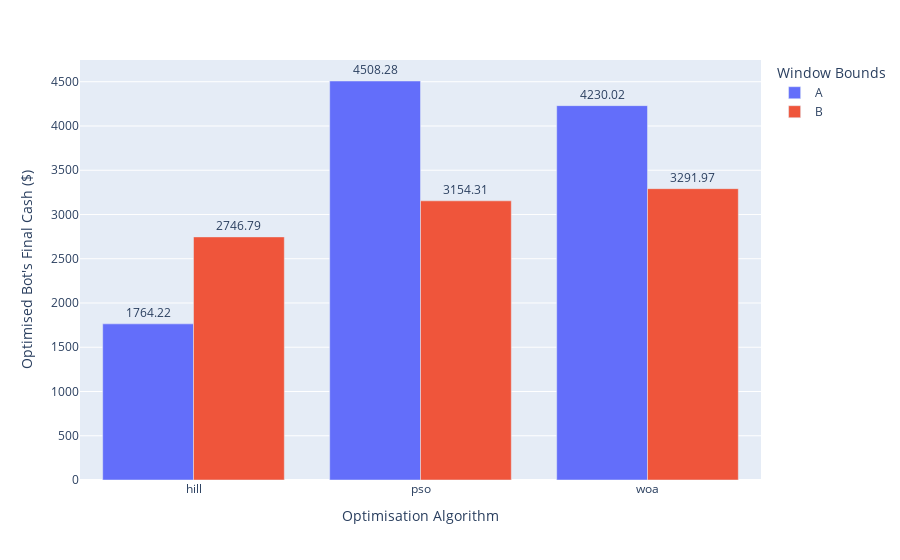
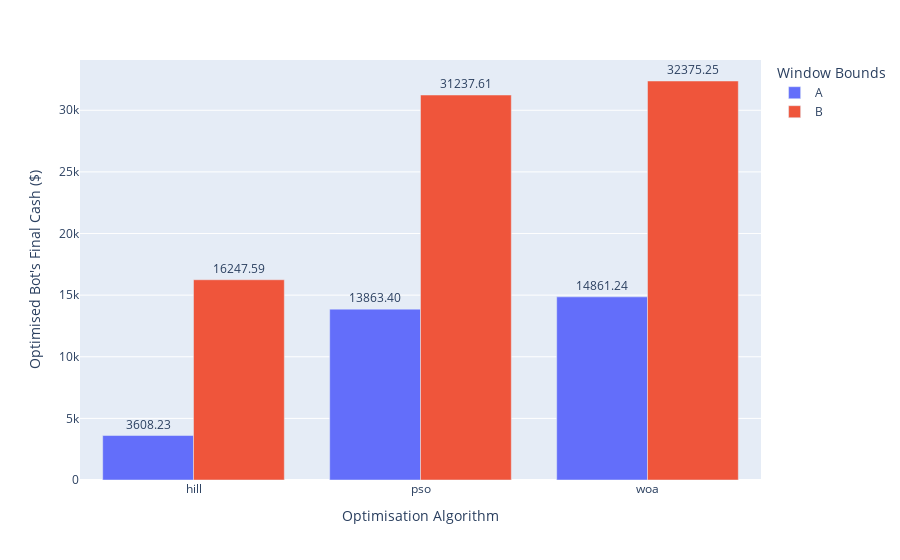

The code cell stored with these charts, in order, in its notebook:
### Code cell
# VIS 2

for algo_name, algo_instance in groupB.items():
    for _ in range(REPETITIONS - 1):
        algo_instance.optimise()
for algo_name, algo_instance in groupA.items():
    for _ in range(REPETITIONS):
        algo_instance.optimise()

def eval_mean(algo, bot_signal: np.ndarray, price: np.ndarray):
    assert isinstance(algo, BaseAlgo)
    return np.mean(algo.historical_best_params_fitness(make_eval_fn(bot_signal, price)))

## TEST

# build a dataframe with the algo name, its best score, and its group
group_A_df_test = pd.DataFrame(
    {
        "algo": [algo_name for algo_name in groupA.keys()],
        "score": [eval_mean(algo, complex_bot_signal, test_price) for algo in groupA.values()],
        "group": ["A"] * len(groupA),
        "type": ["complex"] * len(groupA),
    }
)
group_B_df_test = pd.DataFrame(
    {
        "algo": [algo_name for algo_name in groupB.keys()],
        "score": [eval_mean(algo, complex_bot_signal, test_price) for algo in groupB.values()],
        "group": ["B"] * len(groupB),
        "type": ["complex"] * len(groupB),
    }
)
# combine the two dataframes
combined_df = pd.concat([group_A_df_test, group_B_df_test], ignore_index=True)

px.bar(
    combined_df,
    x="algo",
    y="score",
    color="group",
    barmode="group",
    labels={
        "score": "Optimised Bot's Final Cash ($)",
        "algo": "Optimisation Algorithm",
        "group": "Window Bounds",
    },
    color_discrete_sequence=px.colors.qualitative.Plotly,
).update_traces(texttemplate="%{y:.2f}", textposition="outside").show()

## TRAIN

# build a dataframe with the algo name, its best score, and its group for TRAIN
group_A_df_train = pd.DataFrame(
    {
        "algo": [algo_name for algo_name in groupA.keys()],
        "score": [eval_mean(algo, complex_bot_signal, train_price) for algo in groupA.values()],
        "group": ["A"] * len(groupA),
        "type": ["complex"] * len(groupA),
    }
)
group_B_df_train = pd.DataFrame(
    {
        "algo": [algo_name for algo_name in groupB.keys()],
        "score": [eval_mean(algo, complex_bot_signal, train_price) for algo in groupB.values()],
        "group": ["B"] * len(groupB),
        "type": ["complex"] * len(groupB),
    }
)
# combine the two dataframes
combined_df_train = pd.concat([group_A_df_train, group_B_df_train], ignore_index=True)

px.bar(
    combined_df_train,
    x="algo",
    y="score",
    color="group",
    barmode="group",
    labels={
        "score": "Optimised Bot's Final Cash ($)",
        "algo": "Optimisation Algorithm",
        "group": "Window Bounds",
    },
    color_discrete_sequence=px.colors.qualitative.Plotly,
).update_traces(texttemplate="%{y:.2f}", textposition="outside").show()

### Figure 1 — Plotly figure (JSON) as saved in the notebook; plotly's stock layout.template omitted (floating-point values rounded to 4 significant figures)
{"data": [{"alignmentgroup": "True", "hovertemplate": "Window Bounds=A<br>Optimisation Algorithm=%{x}<br>Optimised Bot's Final Cash ($)=%{y}<extra></extra>", "legendgroup": "A", "marker": {"color": "#636EFA", "pattern": {"shape": ""}}, "name": "A", "offsetgroup": "A", "orientation": "v", "showlegend": true, "textposition": "outside", "texttemplate": "%{y:.2f}", "type": "bar", "x": ["hill", "pso", "woa"], "xaxis": "x", "y": [1764.0, 4508.0, 4230.0], "yaxis": "y"}, {"alignmentgroup": "True", "hovertemplate": "Window Bounds=B<br>Optimisation Algorithm=%{x}<br>Optimised Bot's Final Cash ($)=%{y}<extra></extra>", "legendgroup": "B", "marker": {"color": "#EF553B", "pattern": {"shape": ""}}, "name": "B", "offsetgroup": "B", "orientation": "v", "showlegend": true, "textposition": "outside", "texttemplate": "%{y:.2f}", "type": "bar", "x": ["hill", "pso", "woa"], "xaxis": "x", "y": [2747.0, 3154.0, 3292.0], "yaxis": "y"}], "layout": {"barmode": "group", "legend": {"title": {"text": "Window Bounds"}, "tracegroupgap": 0}, "margin": {"t": 60}, "xaxis": {"anchor": "y", "domain": [0, 1], "title": {"text": "Optimisation Algorithm"}}, "yaxis": {"anchor": "x", "domain": [0, 1], "title": {"text": "Optimised Bot's Final Cash ($)"}}}}

### Figure 2 — Plotly figure (JSON) as saved in the notebook; plotly's stock layout.template omitted (floating-point values rounded to 4 significant figures)
{"data": [{"alignmentgroup": "True", "hovertemplate": "Window Bounds=A<br>Optimisation Algorithm=%{x}<br>Optimised Bot's Final Cash ($)=%{y}<extra></extra>", "legendgroup": "A", "marker": {"color": "#636EFA", "pattern": {"shape": ""}}, "name": "A", "offsetgroup": "A", "orientation": "v", "showlegend": true, "textposition": "outside", "texttemplate": "%{y:.2f}", "type": "bar", "x": ["hill", "pso", "woa"], "xaxis": "x", "y": [3608.0, 13860.0, 14860.0], "yaxis": "y"}, {"alignmentgroup": "True", "hovertemplate": "Window Bounds=B<br>Optimisation Algorithm=%{x}<br>Optimised Bot's Final Cash ($)=%{y}<extra></extra>", "legendgroup": "B", "marker": {"color": "#EF553B", "pattern": {"shape": ""}}, "name": "B", "offsetgroup": "B", "orientation": "v", "showlegend": true, "textposition": "outside", "texttemplate": "%{y:.2f}", "type": "bar", "x": ["hill", "pso", "woa"], "xaxis": "x", "y": [16250.0, 31240.0, 32380.0], "yaxis": "y"}], "layout": {"barmode": "group", "legend": {"title": {"text": "Window Bounds"}, "tracegroupgap": 0}, "margin": {"t": 60}, "xaxis": {"anchor": "y", "domain": [0, 1], "title": {"text": "Optimisation Algorithm"}}, "yaxis": {"anchor": "x", "domain": [0, 1], "title": {"text": "Optimised Bot's Final Cash ($)"}}}}
